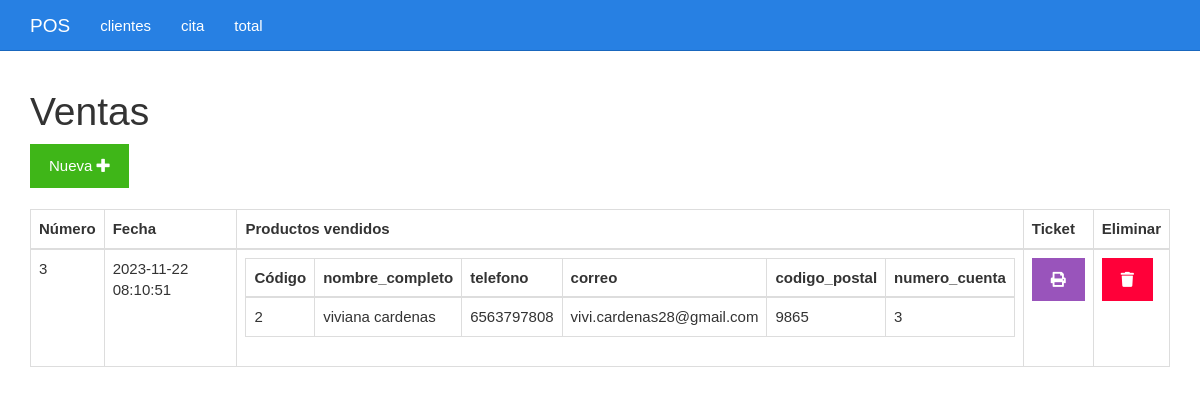
/ventas.php, run on an earlier commit of the app's database.
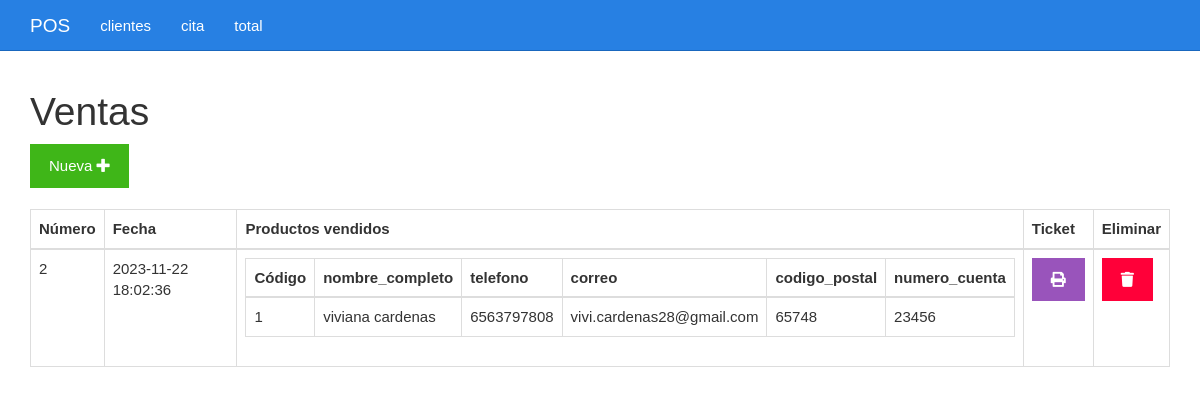
And on a later commit of the database.
### tables this page shows
CREATE TABLE `tbl_ventas` (
  `id` bigint(20) UNSIGNED NOT NULL,
  `fecha` datetime NOT NULL,
  `total` decimal(7,2) NOT NULL
);

### ventas.php (the view)
<?php include_once "encabezado.php" ?>
<?php
include_once "base_de_datos.php";
$sentencia = $base_de_datos->query("SELECT tbl_ventas.total, tbl_ventas.fecha, tbl_ventas.id, GROUP_CONCAT(	tbl_productos.codigo, '..', tbl_productos.nombre_completo, '..',  tbl_productos.telefono, '..', tbl_productos.correo, '..',  tbl_productos.codigo_postal, '..', tbl_productos.numero_cuenta  SEPARATOR '__') AS tbl_productos FROM tbl_ventas INNER JOIN tbl_productosvendidos ON tbl_productosvendidos.id_venta = tbl_ventas.id INNER JOIN tbl_productos ON tbl_productos.id = tbl_productosvendidos.id_producto GROUP BY tbl_ventas.id ORDER BY tbl_ventas.id;");
$ventas = $sentencia->fetchAll(PDO::FETCH_OBJ);
?>
	<div class="col-xs-12">
		<h1>Ventas</h1>
		<div>
			<a class="btn btn-success" href="./vender.php">Nueva <i class="fa fa-plus"></i></a>
		</div>
		<br>
		<table class="table table-bordered">
			<thead>
				<tr>
					<th>Número</th>
					<th>Fecha</th>
					<th>Productos vendidos</th>
					<th>Ticket</th>
					<th>Eliminar</th>
				</tr>
			</thead>
			<tbody>
				<?php foreach($ventas as $venta){ ?>
				<tr>
					<td><?php echo $venta->id ?></td>
					<td><?php echo $venta->fecha ?></td>
					<td>
						<table class="table table-bordered">
							<thead>
								<tr>
									<th>Código</th>
									<th>nombre_completo</th>
									<th>telefono</th>
									<th>correo</th>
									<th>codigo_postal</th>
									<th>numero_cuenta</th>
								</tr>
							</thead>
							<tbody>
								<?php foreach(explode("__", $venta->tbl_productos) as $productosConcatenados){
								$producto = explode("..", $productosConcatenados)
								?>
								<tr>
									<td><?php echo $producto[0] ?></td>
									<td><?php echo $producto[1] ?></td>
									<td><?php echo $producto[2] ?></td>
									<td><?php echo $producto[3] ?></td>
									<td><?php echo $producto[4] ?></td>
									<td><?php echo $producto[5] ?></td>
								</tr>
								<?php } ?>
							</tbody>
						</table>
					</td>
					<td><a class="btn btn-info" href="<?php echo "imprimirTicket.php?id=" . $venta->id?>"><i class="fa fa-print"></i></a></td>
					<td><a class="btn btn-danger" href="<?php echo "eliminarVenta.php?id=" . $venta->id?>"><i class="fa fa-trash"></i></a></td>
				</tr>
				<?php } ?>
			</tbody>
		</table>
	</div>
<?php include_once "pie.php" ?>

What changed in the data, as far as the page shows it:
removed tbl_ventas: id "3", fecha "2023-11-22 08:10:51", producto "2", producto "viviana cardenas", producto "6563797808", producto "vivi.cardenas28@gmail.com", producto "9865", producto "3"
added tbl_ventas: id "2", fecha "2023-11-22 18:02:36", producto "1", producto "viviana cardenas", producto "6563797808", producto "vivi.cardenas28@gmail.com", producto "65748", producto "23456"
